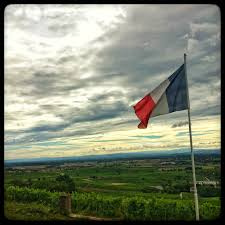
#> input picture Dataset/France/img-183.jpg, 225 x 225 px, found by its file name; its folder holds 4 pictures in this run
$ python trainDataset.py
#> lines starting #> are read from the running program, lines starting #| are printed output that depends on the picture
import numpy as np
import os
from PIL import Image


def dataset_to_matrix(folder_name, x_dim, y_dim):
#> called with folder_name = 'France', x_dim = 16, y_dim = 16
    folder = "../Dataset/Train/%s" % folder_name
    dataset_matrix = []
    for img in os.listdir(folder):
        img = Image.open("../Dataset/Train/%s/%s" % (folder_name, img))
#> img is the input picture: PIL image 225x225 RGB; mean R, G, B 130.5, 136.1, 116.9
        resized_img = img.resize((x_dim, y_dim), resample=Image.BILINEAR)
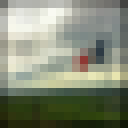
#> resized_img: PIL image 16x16 RGB (shown 8 times larger); mean R, G, B 132.8, 138.6, 119
        pix = np.array(resized_img)
        dataset_matrix.append(pix)
#> pass 2 of the loop in dataset_to_matrix, `for img in os.listdir(folder):`:
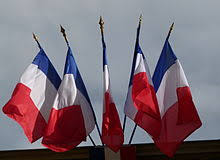
#> input picture Dataset/France/img-262.jpg, 220 x 160 px, found by its file name
#> in dataset_to_matrix, img is the input picture: PIL image 220x160 RGB; mean R, G, B 123.1, 108, 118.3
#> in dataset_to_matrix, `resized_img = img.resize((x_dim, y_dim), resample=Image.BILINEAR)`:
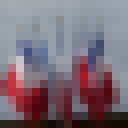
#> resized_img: PIL image 16x16 RGB (shown 8 times larger); mean R, G, B 123.2, 107.9, 118.3
#> pass 3 of the loop in dataset_to_matrix, `for img in os.listdir(folder):`:
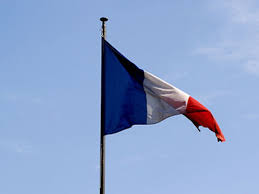
#> input picture Dataset/France/img-287.jpg, 259 x 194 px, found by its file name
#> in dataset_to_matrix, img is the input picture: PIL image 259x194 RGB; mean R, G, B 141.7, 164.4, 205.5
#> in dataset_to_matrix, `resized_img = img.resize((x_dim, y_dim), resample=Image.BILINEAR)`:
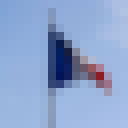
#> resized_img: PIL image 16x16 RGB (shown 8 times larger); mean R, G, B 141.6, 164.4, 205.5
#> the loop made 4 passes; the first 3 are shown
    return dataset_matrix


print(dataset_to_matrix("France", 16, 16)[1])
